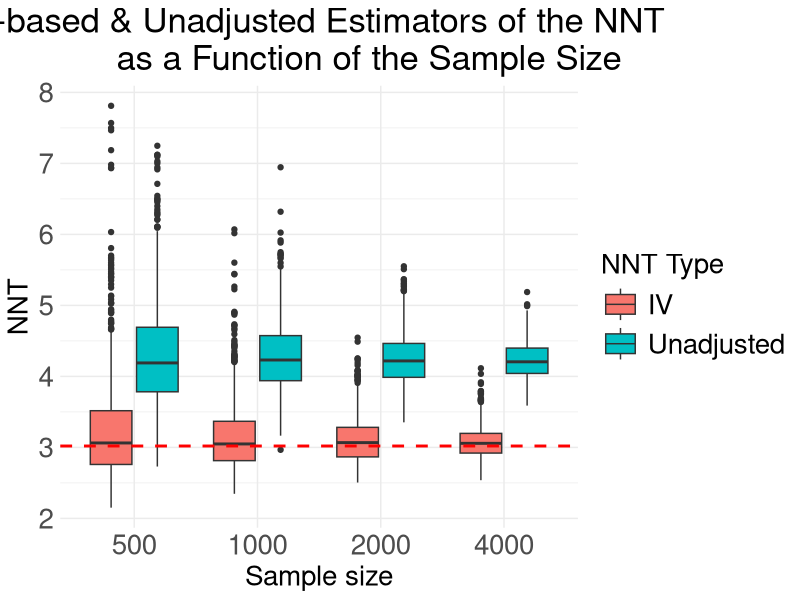
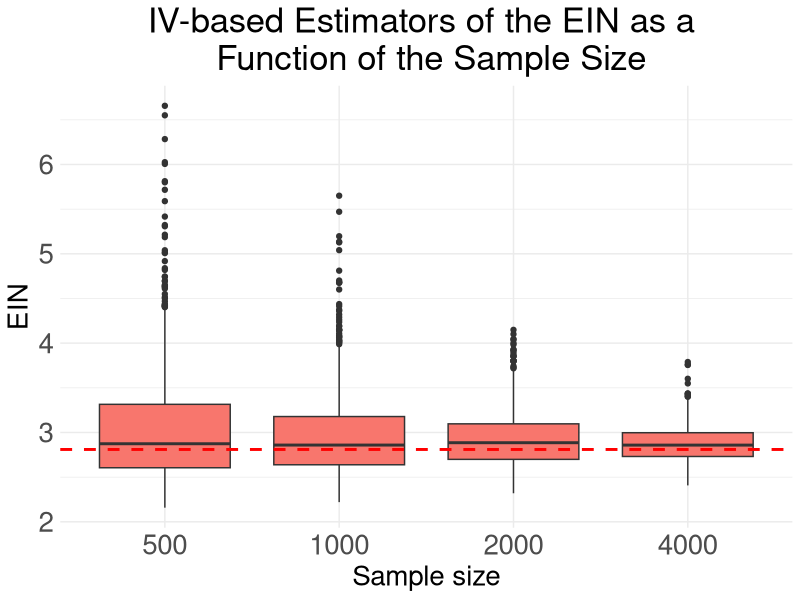
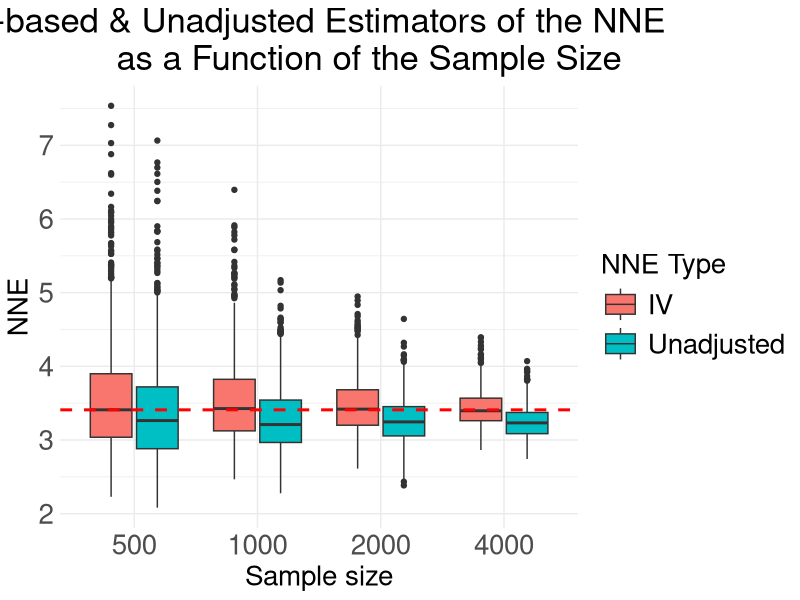
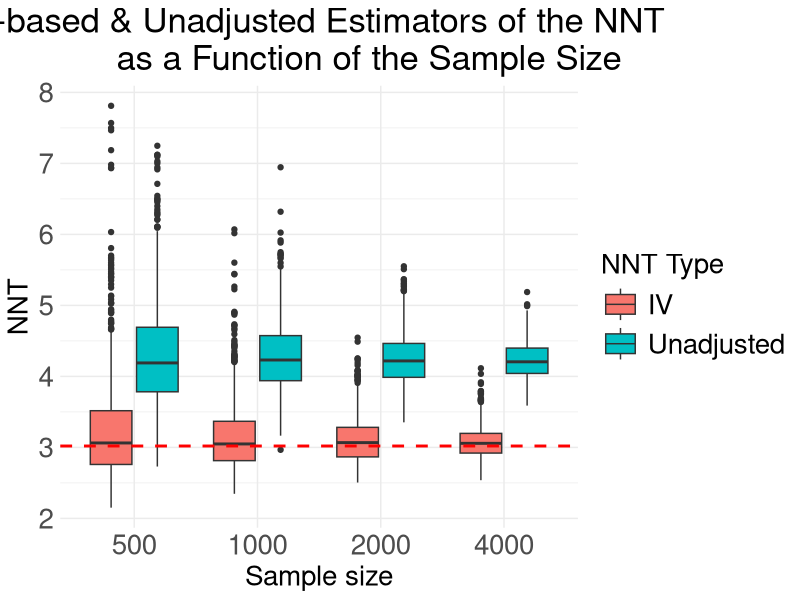
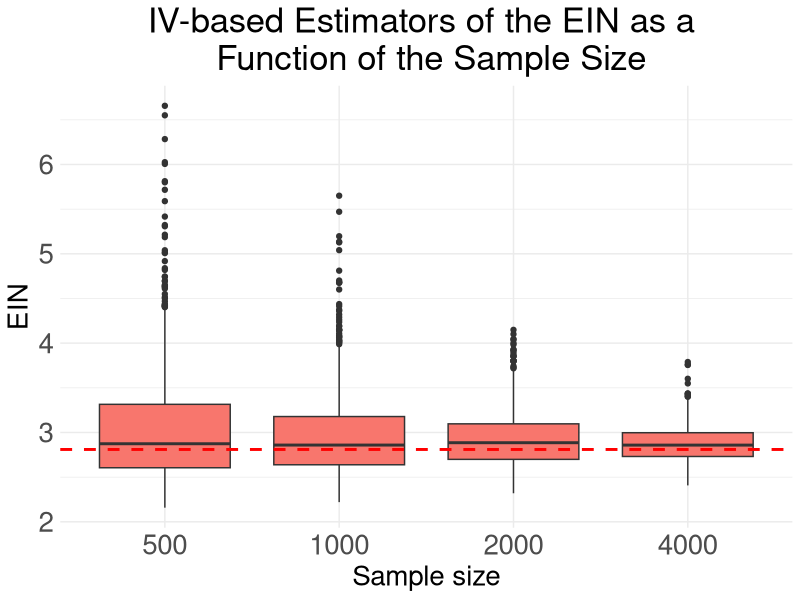
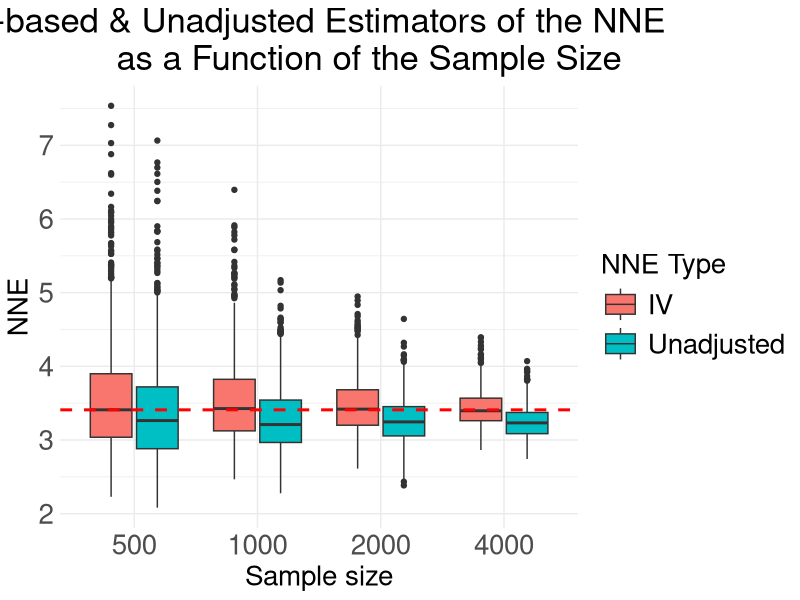

Recreate these plots in R, in order.
###########################
##### BOXPLOTS PROBIT #####
###########################
#####################
##### BOTH NNTs #####
#####################
library(ggplot2)
### READING FROM FILE ###
bbb_both2 <- read.csv("NNTm1000_PROBIT_3_02.csv", header = T)

ggplot(data = bbb_both2, 
       aes(x = factor(n), y = NNT, fill = factor(TYPE))) + 
  geom_boxplot() +
  geom_hline(yintercept = 3.02, linetype = "dashed",
             col        = "red", size = 1)     +
  xlab("Sample size")        + 
  ylab("NNT")           +
  ggtitle("IV-based & Unadjusted Estimators of the NNT 
          as a Function of the Sample Size")  +
  scale_y_continuous(breaks = 1:10)          +
  theme_minimal() + 
  scale_fill_discrete(name = "NNT Type") + 
  theme(plot.title  = element_text(hjust = 0.5,     size = 25),
        axis.text.x = element_text(  size = 20),
        axis.text.y = element_text(  size = 20), 
        axis.title  = element_text(size  = 20), 
        legend.key.size = unit(1, 'cm'), 
        legend.text  = element_text(size = 20), 
        legend.title = element_text(size = 20))

ggsave("NNT_3_02_PROBITm1000R1.jpeg")
       
###############################
### EIN BOXPLOTS - ONLY ADJ ###
###############################
### READING FROM FILE ###
bbb2 <- read.csv("EINm1000_PROBIT_2_81.csv")

bbb2$EIN <- ifelse(bbb2$EIN > 7, NA, bbb2$EIN)
bbb2 <- bbb2[bbb2$TYPE == "IV",]

ggplot(data = bbb2, 
       aes(x = factor(n), y = EIN, group = n)) +
  geom_boxplot(fill = c("#F8766D")) +
  geom_hline(yintercept = 2.81, linetype = "dashed", col = "red", size = 1)     +
  xlab("Sample size")        + 
  ylab("EIN")           +
  ggtitle("IV-based Estimators of the EIN as a \n Function of the Sample Size")  +
  scale_y_continuous(breaks = 1:10)          +
  theme_minimal() + 
  theme(plot.title  = element_text(hjust = 0.5,     size = 25),
        axis.text.x = element_text(  size = 20),
        axis.text.y = element_text(  size = 20), 
        axis.title  = element_text(size  = 20), 
        legend.key.size = unit(1, 'cm'), 
        legend.text  = element_text(size = 20), 
        legend.title = element_text(size = 20))

ggsave("EIN_2_81_PROBITm1000R1.jpeg")

#####################
##### BOTH NNEs #####
#####################
### READING FROM FILE ###
bbb_both2 <- read.csv("NNEm1000_PROBIT_3_41.csv", header = T)

bbb_both2$NNE <- ifelse(bbb_both2$NNE > 8, NA, bbb_both2$NNE)
bbb_both2$NNE <- ifelse(bbb_both2$NNE < 1, NA, bbb_both2$NNE)

ggplot(data = bbb_both2, 
       aes(x = factor(n), y = NNE, fill = factor(TYPE))) + 
  geom_boxplot() +
  geom_hline(yintercept = 3.41, linetype = "dashed",
             col        = "red", size = 1)     +
  xlab("Sample size")        + 
  ylab("NNE")           +
  ggtitle("IV-based & Unadjusted Estimators of the NNE 
          as a Function of the Sample Size")  +
  scale_y_continuous(breaks = 1:10)          +
  theme_minimal() + 
  scale_fill_discrete(name = "NNE Type") + 
  theme(plot.title  = element_text(hjust = 0.5,     size = 25),
        axis.text.x = element_text(  size = 20),
        axis.text.y = element_text(  size = 20), 
        axis.title  = element_text(size  = 20), 
        legend.key.size = unit(1, 'cm'), 
        legend.text  = element_text(size = 20), 
        legend.title = element_text(size = 20))

ggsave("NNE_3_41_PROBITm1000R1.jpeg")
